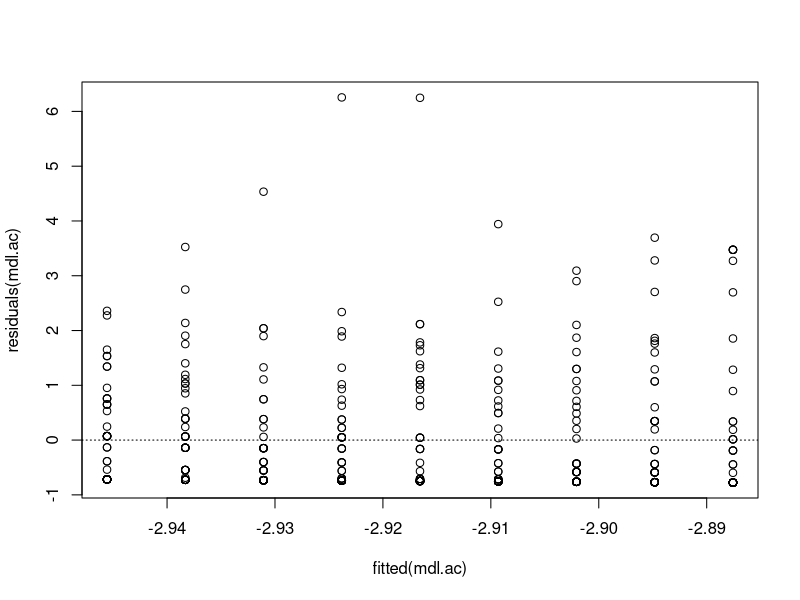
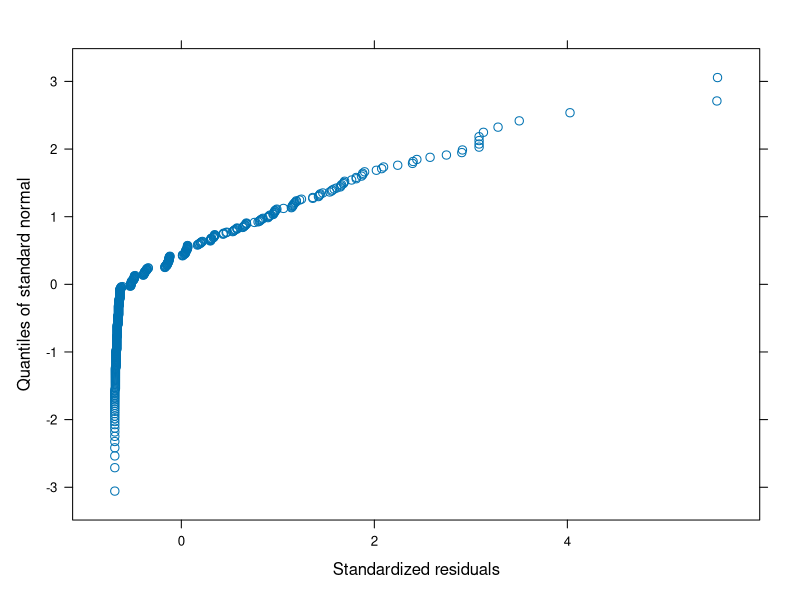
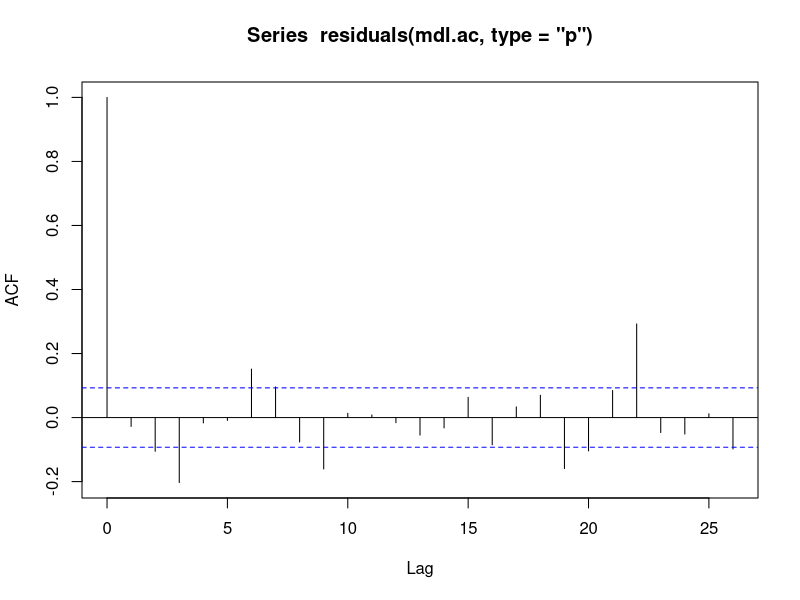

Recreate these plots in R, in order.
###Temporal autocorrelation with modeling.

library(reshape2)
library(lme4)
library(nlme)
library(car)

# Loading the data ----
plants <- read.csv("data/BE.plants08.16.csv", header =T)
lui <- read.csv("data/LUI06_15.csv", header =T)

lui.only <- lui[-c(2:23)]## remove 2006 and 2007

plant.only <- plants[-c(1:5)]

# Select 20 most common speceis ----

#Region 1 (AEG)
region.aeg <- plants[grep("AEG",plants$EP_PlotID),]
top20.aeg <- rev(sort(apply(region.aeg[,-c(1:5)], 2, sum,na.rm=T)))[1:20]
top20.aeg.short <- c("Alo_pra", "Poa_tri", "Tri_fla", "Tri_rep", "Fes_rub", "Dac_glo", "Bro_ere", "Ran_acr",
                     "Tri_pra", "Tar_sp", "Lol_per", "Gal_mol", "Hel_pub", "Poa_pra", "Her_sph", "Arr_ela",
                     "Ant_syl", "Fes_pra", "Pla_lan", "Ant_odo")
plants2.aeg <- region.aeg[,match(names(top20.aeg), names(region.aeg))]
plant.only <- region.aeg[-c(1:5)]
Rest <- apply(plant.only[, -match(names(top20.aeg), names(plant.only))], 1, sum,na.rm=T)
plants3 <- cbind(plants2.aeg, Rest)
names(plants3)[1:20] <- top20.aeg.short
#Transform the abundance data. Divide by 100 to make it a proportion and transform with logit
plants3 <- logit(plants3/100)
#Summarize all data
region.aeg.final <- cbind(region.aeg[c(1:4)], plants3)
#Do the same with the LUI
lui.aeg <- lui.only[grep("AEG",lui.only$Plot),]


#Region 2 (HEG)
region.heg <- plants[grep("HEG",plants$EP_PlotID),]
top20.heg <- rev(sort(apply(region.heg[,-c(1:5)], 2, sum,na.rm=T)))[1:20]
top20.heg.short <- c("Poa_pra", "Tar_sp", "Dac_glo", "Alo_pra", "Fes_pra", "Lol_per", "Tri_rep", "Arr_ela", 
                     "Fes_rub", "Poa_tri", "Tri_pra", "Ely_rep", "Bra_pin", "Tri_fla", "Bro_hor", "Bro_ere",
                     "Achi_mil", "Phl_pra", "Pla_lan", "Cre_bie")
plants2.heg <- region.heg[,match(names(top20.heg), names(region.heg))]
plant.only <- region.heg[-c(1:5)]
Rest <- apply(plant.only[, -match(names(top20.heg), names(plant.only))], 1, sum,na.rm=T)
plants3 <- cbind(plants2.heg, Rest)
names(plants3)[1:20] <- top20.heg.short
#Transform the abundance data to logit
plants3 <- logit(plants3/100)
#Summarize all data
region.heg.final <- cbind(region.heg[c(1:4)], plants3)
#Do the same with the LUI
lui.heg <- lui.only[grep("HEG",lui.only$Plot),]



#Region 3 (SEG)
region.seg <- plants[grep("SEG",plants$EP_PlotID),]
top20.seg <- rev(sort(apply(region.seg[,-c(1:5)], 2, sum,na.rm=T)))[1:20]
top20.seg.short <- c("Poa_tri", "Poa_pra", "Tri_rep", "Dac_glo", "Lol_per", "Tar_sp", "Ely_rep", "Arr_ela", 
                     "Alo_pra", "Ran_rep", "Fes_rub", "Hol_lan", "Bro_hor", "Car_hir", "Pha_aru", "Achi_mil",
                     "Fes_pra", "Pla_lan", "Cir_ole", "Urt_dio")
plants2.seg <- region.seg[,match(names(top20.seg), names(region.seg))]
plant.only <- region.seg[-c(1:5)]
Rest <- apply(plant.only[, -match(names(top20.seg), names(plant.only))], 1, sum,na.rm=T)
plants3 <- cbind(plants2.seg, Rest)
names(plants3)[1:20] <- top20.seg.short
#Transform the abundance data to logit
plants3 <- logit(plants3/100)
#Summarize all data
region.seg.final <- cbind(region.seg[c(1:4)], plants3)
#Do the same with the LUI
lui.seg <- lui.only[grep("SEG",lui.only$Plot),]


#hold the final objects to start modeling 
rm(list= ls()[!(ls() %in% c('region.aeg.final', 'lui.aeg', 'region.heg.final', 'lui.heg',
                            'region.seg.final', 'lui.seg'))])


####
mdl.ac <- gls(Alo_pra ~ Year, data=region.heg.final, 
              correlation = corAR1(form = ~ Year | EP_PlotID),na.action=na.omit)
summary(mdl.ac)
plot(fitted(mdl.ac),residuals(mdl.ac))
abline(h=0,lty=3)
qqnorm(mdl.ac)
acf(residuals(mdl.ac,type="p"))



